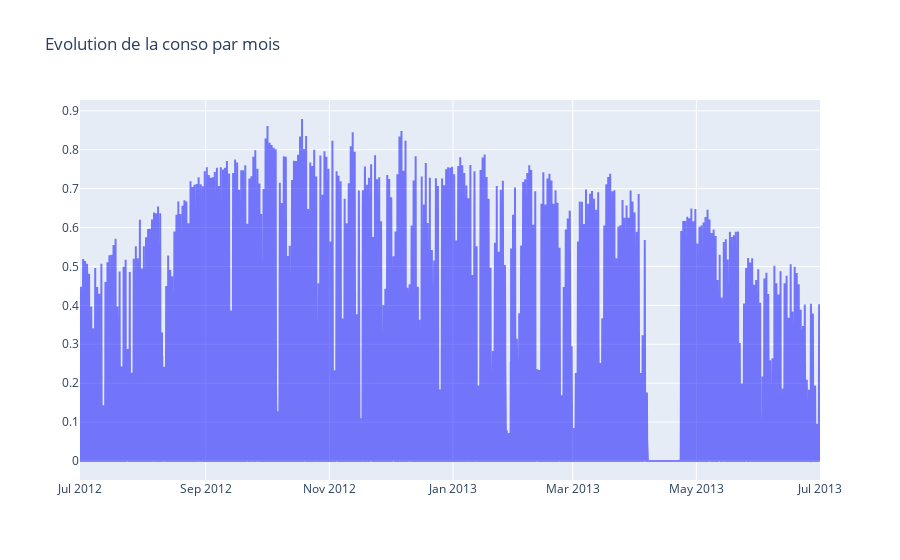

Notebook source saved alongside this figure:
### Code cell
import plotly.graph_objs as go
from plotly.offline import download_plotlyjs, init_notebook_mode, plot, iplot
init_notebook_mode(connected=True)

figure = go.Scatter(x=data.index,
                    y=data.GG,
                    name = "Evolution de la conso par mois",
                    line = dict(color = 'blue'),
                    opacity = 0.5)

layout = dict(title='Evolution de la conso par mois',)

fig = dict(data=[figure], layout=layout)
iplot(fig)

### Figure 1 — Plotly figure (JSON) as saved in the notebook; plotly's stock layout.template omitted (floating-point values rounded to 4 significant figures; data arrays with more than 128 entries replaced by an {"elided": "..."} marker saying what was removed)
{"data": [{"line": {"color": "blue"}, "name": "Evolution de la conso par mois", "opacity": 0.5, "type": "scatter", "x": {"elided": "17520 str values"}, "y": {"elided": "17520 float values"}}], "layout": {"title": {"text": "Evolution de la conso par mois"}}}
